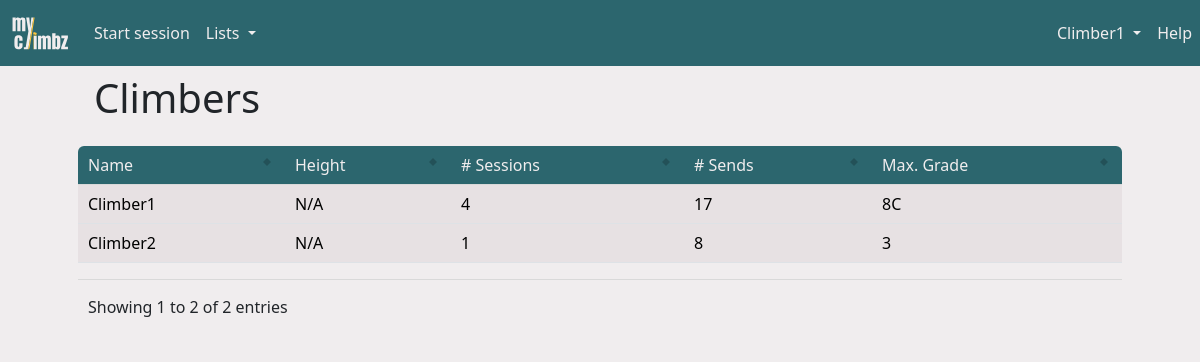
Page /climbers (signed in) on the earlier database version.
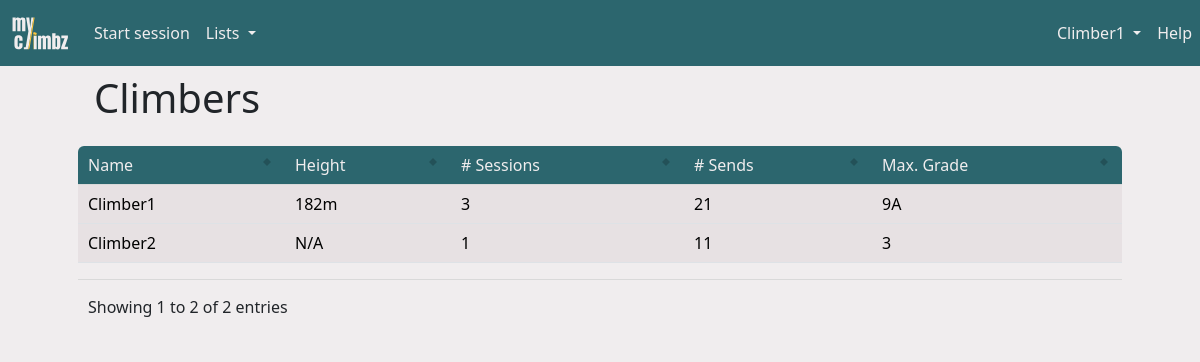
Same page on the later database version.
### climbz/models/climber.py (models this page shows, shortened)
class Climber(db.Model, UserMixin):
    id = db.Column(db.Integer, primary_key=True)
    role = db.Column(db.Integer, nullable=False, default=0)
    email = db.Column(db.String(200), nullable=False, unique=True)
    password = db.Column(db.String(200), nullable=False)
    name = db.Column(db.String(200), nullable=False)
    birthdate = db.Column(db.Date, nullable=True)
    year_started_climbing = db.Column(db.Integer, nullable=True)
    height = db.Column(db.Integer, nullable=True)
    ape_index = db.Column(db.Integer, nullable=True)
    grade_scale = db.Column(db.String(10), nullable=False, default="font")
    climbs = db.relationship("Climb", backref="climber", cascade="all, delete")
    sessions = db.relationship("Session", backref="climber", cascade="all, delete")
    opinions = db.relationship("Opinion", backref="climber", cascade="all, delete")
    routes = db.relationship("Route", backref="creator")
    sectors = db.relationship("Sector", backref="creator")
    areas = db.relationship("Area", backref="creator")
    projects = db.relationship(
        "Route",
        secondary=climber_projects,
        backref=db.backref("climbers", lazy="dynamic"),
    )
    @property
    def highest_grade_str(self) -> str:
        if not self.climbs or len(self.climbs) == 0:
            return "N/A"
        else:
            max_grade = Grade.query.filter_by(level=0).first()
            for climb in self.climbs:
                opinion = climb.route.opinion
                if opinion is not None and opinion.grade is not None:
                    if opinion.grade.level > max_grade.level:
                        max_grade = opinion.grade
            return max_grade.user_grade
    @property
    def n_sends(self) -> int:
        sent_routes = list()
        for climb in self.climbs:
            if climb.sent and climb.route.id not in sent_routes:
                sent_routes.append(climb.route.id)
        return len(sent_routes)

### climbz/models/climb.py (models this page shows)
class Climb(db.Model):
    id = db.Column(db.Integer, primary_key=True)
    n_attempts = db.Column(db.Integer, default=0)
    sent = db.Column(db.Boolean, nullable=False)
    flashed = db.Column(db.Boolean, nullable=False)
    comment = db.Column(db.Text)
    link = db.Column(db.String(300))
    climber_id = db.Column(db.Integer, db.ForeignKey("climber.id"))
    route_id = db.Column(db.Integer, db.ForeignKey("route.id"))
    session_id = db.Column(db.Integer, db.ForeignKey("session.id"))

### climbz/models/grade.py (models this page shows, shortened)
class Grade(db.Model):
    id = db.Column(db.Integer, primary_key=True)
    level = db.Column(db.Integer, nullable=False)
    font = db.Column(db.String(10), nullable=False)
    hueco = db.Column(db.String(10), nullable=False)
    @property
    def user_grade(self) -> str:
        return self.font if current_user.grade_scale == "font" else self.hueco

### climbz/models/route.py (models this page shows, shortened)
class Route(db.Model):
    id = db.Column(db.Integer, primary_key=True)
    name = db.Column(db.String(200), nullable=False)
    created_by = db.Column(db.Integer, db.ForeignKey("climber.id"), nullable=False)
    latitude = db.Column(db.Float)
    longitude = db.Column(db.Float)
    comment = db.Column(db.Text)
    link = db.Column(db.String(300))
    sit_start = db.Column(db.Boolean, nullable=False, default=False)
    height = db.Column(db.Float, db.CheckConstraint("height >= 0"))
    inclination = ConstrainedInteger("inclination", -50, 90)
    sector_id = db.Column(db.Integer, db.ForeignKey("sector.id"))
    climbs = db.relationship("Climb", backref="route", cascade="all, delete")
    opinions = db.relationship("Opinion", backref="route", cascade="all, delete")
    UniqueConstraint("name", "sector_id", name="unique_route_name_in_sector")
    @property
    def opinion(self):
        return Opinion.query.filter_by(
            route_id=self.id, climber_id=current_user.id
        ).first()

### climbz/blueprints/climbers/routes.py (the view)
@climbers.route("/climbers")
def table_climbers() -> str:
    return render("climbers.html", title="Climbers", climbers=Climber.query.all())

### climbz/blueprints/utils.py (called while the page is built)
@login_required
def render(*args, **kwargs) -> str:
    kwargs["title"] = kwargs.get("title", "Climbz")
    kwargs["error"] = flask_session.pop("error", None)
    kwargs["open_session"] = Session.query.get(flask_session.get("session_id", -1))
    kwargs["username"] = current_user.name
    kwargs["user_id"] = current_user.id
    kwargs["user_role"] = current_user.role
    kwargs["user_grade_scale"] = current_user.grade_scale
    path = request.path
    if not path.startswith("/edit_") and not path.startswith("/add_"):
        flask_session["call_from_url"] = path
    return render_template(
        *args,
        **kwargs,
    )

### climbz/models/climber.py (called while the page is built)
@login_manager.user_loader
def load_climber(climber_id: int) -> Climber:
    return Climber.query.get(int(climber_id))

### run.py (called while the page is built, shortened)
@app.before_request
def check_request_validity():
    if not request.endpoint:
        return
    elif request.endpoint == "climbers.login" or "static" in request.endpoint:
        return
    elif not current_user.is_authenticated:
        return redirect(url_for("climbers.login"))

### climbz/templates/climbers.html (shortened to what this page needs)
{% extends "main.html" %}
{% block content %}
<div class="container px-0 px-md-5">
    <h1 class="ms-3 mt-2">Climbers</h1>
    <table id="content_table" class="table table-hover">
        <thead>
            <tr>
                {% for row_name in ["Name", "Height", "# Sessions", "# Sends", "Max. Grade"] %}
                <th>{{ row_name }}</th>
                {% endfor %}
            </tr>
        </thead>
        <tbody>
            {% for climber in climbers %}
            {% set onclick = "window.location=\"" + url_for('climbers.view_climber', climber_id=climber.id) + "\"" %}
            <tr>
                <td onclick={{ onclick }}>{{ climber.name }}</td>
                {% if climber.height is none %}
                    <td onclick={{ onclick }}>N/A</td>
                {% else %}
                    <td onclick={{ onclick }}>{{ climber.height }}m</td>
                {% endif %}
                <td onclick={{ onclick }}>{{ climber.sessions|length }}</td>
                <td onclick={{ onclick }}>{{ climber.n_sends }}</td>
                <td onclick={{ onclick }}>{{ climber.highest_grade_str }}</td>
            </tr>
            {% endfor %}
        </tbody>
    </table>
</div>
{% endblock content %}

### climbz/templates/main.html (shortened to what this page needs)
<html>
<head>
    <link href="https://cdn.jsdelivr.net/npm/bootstrap@5.3.2/dist/css/bootstrap.min.css" rel="stylesheet"
>
    <link href="{{ url_for('static', filename='css/colors.css') }}" rel="stylesheet" type="text/css">
    <link href="{{ url_for('static', filename='css/vanilla-dataTables.css') }}" rel="stylesheet" type="text/css">
</head>
<body>
    <nav class="navbar navbar-expand-lg">
        <a class="navbar-brand" href="{{ url_for('home.page_home') }}" style="padding-left: 10px;">
            <img src="{{ url_for('static', filename='images/logo-transparent.svg') }}" width="60" height="40" class="d-inline-block align-top" alt="">
        </a>
        {% if not "Add" in title and not "Edit" in title %}
        <div class="collapse navbar-collapse" id="navbarSupportedContent">
            <ul class="navbar-nav me-auto mb-2 mb-md-0">
                {% if open_session %}
                <li><a class="nav-link" href="{{ url_for('climbs.add_climb') }}">Add climb</a></li>
                <li>
                    <a class="nav-link" href="{{ url_for('sessions.stop_session') }}">
                        Stop
                        {% if open_session.is_project_search %}
                        project search
                        {% else %}
                        session
                        {% endif %}
                    </a>
                </li>
                {% else %}
                <li class="nav-item">
                    <a class="nav-link" href="{{ url_for('sessions.add_session') }}">Start session</a>
                </li>
                {% endif %}
                <li class="nav-item dropdown">
                    <a class="nav-link dropdown-toggle" href="#" role="button" data-bs-toggle="dropdown"
                        aria-expanded="false">
                        Lists
                    </a>
                </li>
            </ul>
            <ul class="navbar-nav ms-md-auto mb-2 mb-md-0">
                <li class="nav-item dropdown">
                    <a class="nav-link dropdown-toggle" href="#" role="button" data-bs-toggle="dropdown"
                        aria-expanded="false">
                        {{ username }}
                    </a>
                </li>
                <li class="nav-item">
                    <a class="nav-link" href="{{ url_for('home.guide') }}">Help</a>
                </li>
            </ul>
        </div>
        {% endif %}
    </nav>
    {%block content %}{% endblock %}
</body>
</html>

### climbz/static/css/colors.css (style rules this page uses)
:root { --color-yellow: #FFC53D; --color-yellow-100: #fff0c6; --color-yellow-200: #ffdf88; --color-yellow-300: #FFC53D; --color-yellow-400: #ffb320; --color-yellow-500: #f98f07; --color-yellow-600: #dd6902; --color-yellow-700: #b74806; --color-yellow-800: #94360c; --color-yellow-900: #7a2e0d; --color-yellow-950: #461602; --color-green: #2C666E; --color-green-50: #f1faf9; --color-green-100: #daf3f3; --color-green-200: #bae6e7; --color-green-300: #8ad4d6; --color-green-400: #53b9bd; --color-green-500: #379da3; --color-green-600: #318089; --color-green-700: #2C666E; --color-green-800: #2c575e; --color-green-900: #284a51; --color-green-950: #163036; --color-white: #F0EDEE; --color-white-50: #f9f7f8; --color-white-100: #F0EDEE; --color-white-200: #e7e1e3; --color-white-300: #d5cccf; --color-white-400: #bbaeb2; --color-white-500: #a29197; --color-white-600: #8a787e; --color-white-700: #726368; --color-white-800: #605458; --color-white-900: #53494c; --color-white-950: #2a2527; --color-black: #0A090C; }
body { background-color: var(--color-white); }
a { text-decoration: none; color: var(--color-green); }
.navbar { background-color: var(--color-green); color: var(--color-white); }
.navbar-brand { color: var(--color-yellow); }
.nav-link { color: var(--color-white); }
.table thead th:first-child { border-top-left-radius: var(--bs-border-radius); }
.table thead th:last-child { border-top-right-radius: var(--bs-border-radius); }
.table td { background-color: var(--color-white-200); }
.table thead { background-color: var(--color-green); color: var(--color-white); font-weight: normal; }
.table thead th { background-color: transparent; color: inherit; font-weight: normal; }

### climbz/static/css/vanilla-dataTables.css (style rules this page uses)
.dataTable-table { max-width: 100%; width: 100%; border-spacing: 0; }
.dataTable-table > tbody > tr > td, .dataTable-table > tbody > tr > th, .dataTable-table > tfoot > tr > td, .dataTable-table > tfoot > tr > th, .dataTable-table > thead > tr > td, .dataTable-table > thead > tr > th { vertical-align: top; padding: 8px 10px; }
.dataTable-table > thead > tr > th { vertical-align: bottom; text-align: left; border-bottom: 1px solid #d9d9d9; }
.dataTable-table th { vertical-align: bottom; text-align: left; }
tr { cursor: pointer; }

Differences in the rows shown:
changed Climber "Climber1": height (not shown) → "182"; sessions|length "4" → "3"; n_sends "17" → "21"; highest_grade_str "8C" → "9A"; height "N/A" → "m"
changed Climber "Climber2": n_sends "8" → "11"
